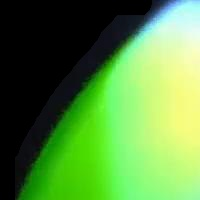
#> input picture CutDM/No_ven200x200/00-00140_batch2.jpg, 200 x 200 px; its folder holds only this picture in this run
$ python GLCM_NO.py   (older library calls are emulated)
#> lines starting #> are read from the running program, lines starting #| are printed output that depends on the picture
# -*- coding: utf-8 -*-
"""
Created on Thu Jul 25 22:27:26 2019

@author: Nataly
"""
import cv2
import numpy as np
from matplotlib import pyplot as plt
from skimage.feature import greycomatrix, greycoprops
import skimage.feature
from skimage import data
def tloga(img):
    img = (np.log(img+1)/(np.log(1+np.max(img))))*255
    img = np.array(img,dtype=np.uint8)
    return img

def normalizacionMaxMin(img):
    img2 = cv2.normalize(img, None, 0, 255, norm_type=cv2.NORM_MINMAX, dtype=cv2.CV_8UC3)
    return img2

import glob

contraste=[]
energia=[]
homogeneidad=[]
correlacion=[]
disimi=[]
ASM=[]
entropia=[]
i=0
for file in glob.glob("*.jpg"):
    img=cv2.imread(file)
#> img is the input picture: shape (200, 200, 3); mean B, G, R 63.1, 139.8, 87.1
    img=normalizacionMaxMin(img)
    #plt.imshow(img)
    #plt.show()
    HSV=cv2.cvtColor(img,cv2.COLOR_BGR2HSV)
#> HSV: shape (200, 200, 3); mean H, S, V 44.2, 109.7, 140.9
    H,S,V=cv2.split(HSV)
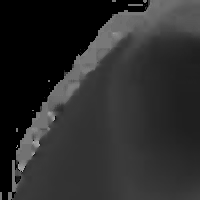
#> H: shape (200, 200); min 0, max 173, mean 44.2
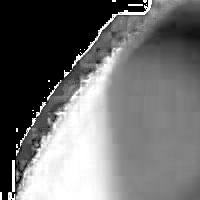
#> S: shape (200, 200); min 0, max 255, mean 109.7
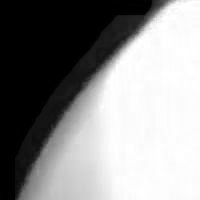
#> V: shape (200, 200); min 0, max 255, mean 140.9
# [4 lines of commented-out code are left out]
    fourier=V
    #plt.imshow(fourier, cmap = 'gray')
    #plt.show()
    a=int(np.max(fourier))
#> a = 255
    g = skimage.feature.greycomatrix(fourier, [1], [0], levels=a+1, symmetric=False, normed=True)

    contraste.append(skimage.feature.greycoprops(g, 'contrast')[0][0])
    energia.append(skimage.feature.greycoprops(g, 'energy')[0][0])
    homogeneidad.append(skimage.feature.greycoprops(g, 'homogeneity')[0][0])
    correlacion.append(skimage.feature.greycoprops(g, 'correlation')[0][0])
    disimi.append(greycoprops(g, 'dissimilarity') )
    ASM.append(greycoprops(g, 'ASM'))
    entropia.append(skimage.measure.shannon_entropy(g))
    i=i+1
import pandas as pd
datos = {'Contraste':contraste,
         #'Brillo Opción 2':brilloop2,
         'Energia':energia,
         'Homogeneidad':homogeneidad,
         'Correlación':correlacion,
         'Disimilitud':disimi,
         'ASM':ASM,
         'Entropía':entropia}
#> datos = {'Contraste': [14.68], 'Energia': [0.279], 'Homogeneidad': [0.66], 'Correlación': [0.999], 'Disimilitud': [[1.61]], 'ASM': [[0.0776]], 'Entropía': [0.429]}

datos = pd.DataFrame(datos)
#> datos = table of 1 rows and 7 columns
datos.to_excel('GlCM_HSV_NO_SinFourier.xlsx')

$ run again, on CutDM/No_ven200x200/200200-00009.jpg
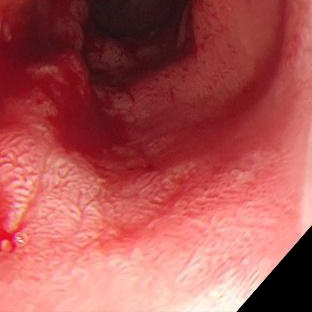
#> input picture CutDM/No_ven200x200/200200-00009.jpg, 312 x 312 px
#> img is the input picture: shape (312, 312, 3); mean B, G, R 82.4, 83.3, 173.1
#> HSV: shape (312, 312, 3); mean H, S, V 72.3, 146.7, 173.1
#> `H,S,V=cv2.split(HSV)`:
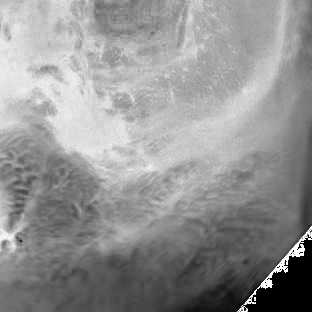
#> S: shape (312, 312); min 0, max 255, mean 146.7
#> `H,S,V=cv2.split(HSV)`:
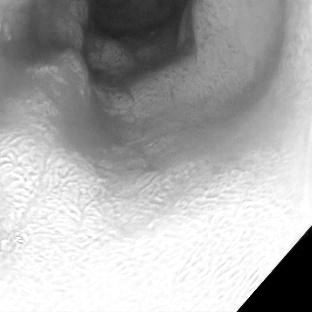
#> V: shape (312, 312); min 0, max 255, mean 173.1
#> a = 255
#> `datos = {'Contraste':contraste, #'Brillo Opción 2':brilloop2, 'Energia..`: datos = {'Contraste': [41.84], 'Energia': [0.06], 'Homogeneidad': [0.42], 'Correlación': [0.996], 'Disimilitud': [[2.49]], 'ASM': [[0.00359]], 'Entropía': [0.807]}
#> `datos = pd.DataFrame(datos)`: datos = table of 1 rows and 7 columns

$ run again, on CutDM/No_ven200x200/200200-CT56_colitis_06683.jpg
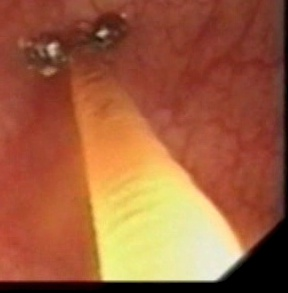
#> input picture CutDM/No_ven200x200/200200-CT56_colitis_06683.jpg, 288 x 293 px
#> img is the input picture: shape (293, 288, 3); mean B, G, R 60.8, 94.4, 159.3
#> HSV: shape (293, 288, 3); mean H, S, V 11.2, 157.9, 159.3
#> `H,S,V=cv2.split(HSV)`:
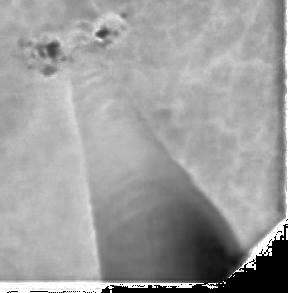
#> S: shape (293, 288); min 0, max 255, mean 157.9
#> `H,S,V=cv2.split(HSV)`:
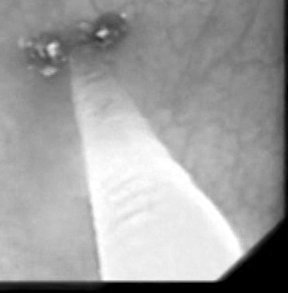
#> V: shape (293, 288); min 0, max 255, mean 159.3
#> a = 255
#> `datos = {'Contraste':contraste, #'Brillo Opción 2':brilloop2, 'Energia..`: datos = {'Contraste': [13.31], 'Energia': [0.0497], 'Homogeneidad': [0.488], 'Correlación': [0.998], 'Disimilitud': [[1.96]], 'ASM': [[0.00247]], 'Entropía': [0.734]}
#> `datos = pd.DataFrame(datos)`: datos = table of 1 rows and 7 columns
